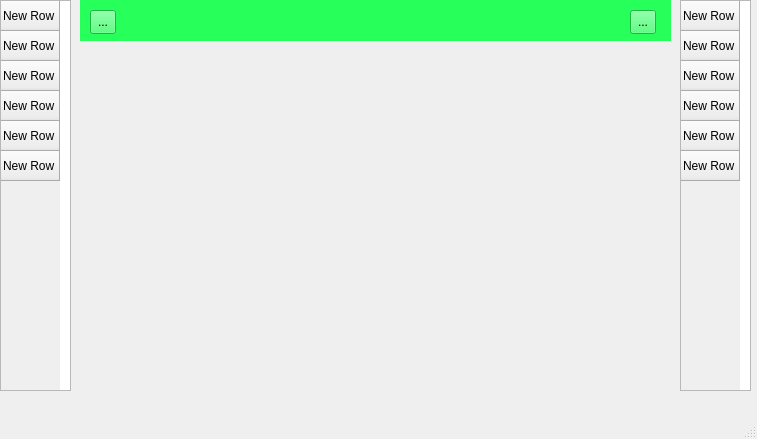
<?xml version="1.0" encoding="UTF-8"?>
<ui version="4.0">
 <class>OSCMainWindow</class>
 <widget class="QMainWindow" name="OSCMainWindow">
  <property name="geometry">
   <rect>
    <x>0</x>
    <y>0</y>
    <width>757</width>
    <height>439</height>
   </rect>
  </property>
  <property name="windowTitle">
   <string>MainWindow</string>
  </property>
  <widget class="QWidget" name="centralwidget">
   <widget class="QTableWidget" name="tableWidget">
    <property name="geometry">
     <rect>
      <x>0</x>
      <y>0</y>
      <width>71</width>
      <height>391</height>
     </rect>
    </property>
    <row>
     <property name="text">
      <string>New Row</string>
     </property>
    </row>
    <row>
     <property name="text">
      <string>New Row</string>
     </property>
    </row>
    <row>
     <property name="text">
      <string>New Row</string>
     </property>
    </row>
    <row>
     <property name="text">
      <string>New Row</string>
     </property>
    </row>
    <row>
     <property name="text">
      <string>New Row</string>
     </property>
    </row>
    <row>
     <property name="text">
      <string>New Row</string>
     </property>
    </row>
   </widget>
   <widget class="QTableWidget" name="tableWidget_2">
    <property name="geometry">
     <rect>
      <x>680</x>
      <y>0</y>
      <width>71</width>
      <height>391</height>
     </rect>
    </property>
    <row>
     <property name="text">
      <string>New Row</string>
     </property>
    </row>
    <row>
     <property name="text">
      <string>New Row</string>
     </property>
    </row>
    <row>
     <property name="text">
      <string>New Row</string>
     </property>
    </row>
    <row>
     <property name="text">
      <string>New Row</string>
     </property>
    </row>
    <row>
     <property name="text">
      <string>New Row</string>
     </property>
    </row>
    <row>
     <property name="text">
      <string>New Row</string>
     </property>
    </row>
   </widget>
   <widget class="QWidget" name="widget" native="true">
    <property name="geometry">
     <rect>
      <x>80</x>
      <y>0</y>
      <width>591</width>
      <height>41</height>
     </rect>
    </property>
    <property name="styleSheet">
     <string notr="true">background-color: rgb(39, 255, 91);</string>
    </property>
    <widget class="QToolButton" name="toolButton">
     <property name="geometry">
      <rect>
       <x>10</x>
       <y>10</y>
       <width>26</width>
       <height>24</height>
      </rect>
     </property>
     <property name="text">
      <string>...</string>
     </property>
    </widget>
    <widget class="QToolButton" name="toolButton_2">
     <property name="geometry">
      <rect>
       <x>550</x>
       <y>10</y>
       <width>26</width>
       <height>24</height>
      </rect>
     </property>
     <property name="text">
      <string>...</string>
     </property>
    </widget>
   </widget>
  </widget>
  <widget class="QMenuBar" name="menubar">
   <property name="geometry">
    <rect>
     <x>0</x>
     <y>0</y>
     <width>757</width>
     <height>22</height>
    </rect>
   </property>
  </widget>
  <widget class="QStatusBar" name="statusbar"/>
 </widget>
 <resources/>
 <connections/>
</ui>
